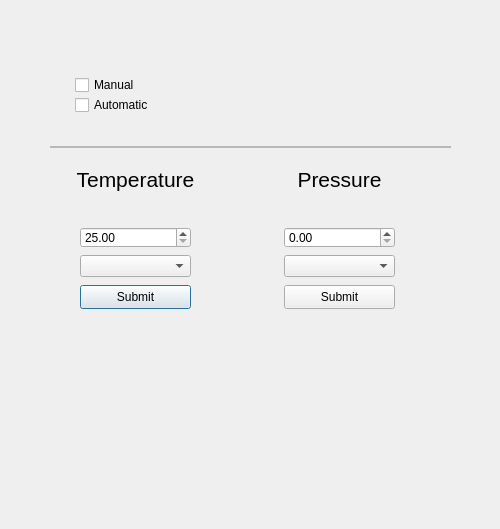
<?xml version="1.0" encoding="UTF-8"?>
<ui version="4.0">
 <class>TechDemoMainWindow</class>
 <widget class="QDialog" name="TechDemoMainWindow">
  <property name="geometry">
   <rect>
    <x>0</x>
    <y>0</y>
    <width>500</width>
    <height>529</height>
   </rect>
  </property>
  <property name="windowTitle">
   <string>Dialog</string>
  </property>
  <property name="styleSheet">
   <string notr="true"/>
  </property>
  <widget class="QWidget" name="verticalLayoutWidget">
   <property name="geometry">
    <rect>
     <x>50</x>
     <y>50</y>
     <width>401</width>
     <height>421</height>
    </rect>
   </property>
   <layout class="QVBoxLayout" name="MainLayout">
    <property name="sizeConstraint">
     <enum>QLayout::SizeConstraint::SetMinAndMaxSize</enum>
    </property>
    <item>
     <layout class="QHBoxLayout" name="TopHalfLayout">
      <property name="topMargin">
       <number>25</number>
      </property>
      <property name="bottomMargin">
       <number>25</number>
      </property>
      <item>
       <layout class="QVBoxLayout" name="AutoManualToggleVertLayout">
        <property name="spacing">
         <number>0</number>
        </property>
        <property name="leftMargin">
         <number>25</number>
        </property>
        <item>
         <widget class="QCheckBox" name="autoToggleBox">
          <property name="text">
           <string>Manual</string>
          </property>
         </widget>
        </item>
        <item>
         <widget class="QCheckBox" name="manualToggleBox">
          <property name="text">
           <string>Automatic</string>
          </property>
         </widget>
        </item>
       </layout>
      </item>
     </layout>
    </item>
    <item>
     <widget class="Line" name="HorizLine">
      <property name="lineWidth">
       <number>0</number>
      </property>
      <property name="midLineWidth">
       <number>2</number>
      </property>
      <property name="orientation">
       <enum>Qt::Orientation::Horizontal</enum>
      </property>
     </widget>
    </item>
    <item>
     <layout class="QHBoxLayout" name="BottomHalfLayout">
      <item>
       <layout class="QHBoxLayout" name="TempPressureLayout">
        <item>
         <widget class="QGroupBox" name="TempLayoutBox">
          <property name="enabled">
           <bool>true</bool>
          </property>
          <property name="font">
           <font>
            <kerning>false</kerning>
            <hintingpreference>PreferDefaultHinting</hintingpreference>
           </font>
          </property>
          <property name="styleSheet">
           <string notr="true">QGroupBox#TempLayoutBox {border:0;}</string>
          </property>
          <property name="title">
           <string/>
          </property>
          <property name="flat">
           <bool>false</bool>
          </property>
          <widget class="QLabel" name="tempTextLabel">
           <property name="geometry">
            <rect>
             <x>0</x>
             <y>9</y>
             <width>171</width>
             <height>31</height>
            </rect>
           </property>
           <property name="font">
            <font>
             <pointsize>16</pointsize>
             <kerning>true</kerning>
             <hintingpreference>PreferDefaultHinting</hintingpreference>
            </font>
           </property>
           <property name="text">
            <string>Temperature</string>
           </property>
           <property name="alignment">
            <set>Qt::AlignmentFlag::AlignCenter</set>
           </property>
          </widget>
          <widget class="QComboBox" name="tempUnitSelector">
           <property name="geometry">
            <rect>
             <x>30</x>
             <y>100</y>
             <width>111</width>
             <height>22</height>
            </rect>
           </property>
           <property name="currentText">
            <string/>
           </property>
           <property name="currentIndex">
            <number>-1</number>
           </property>
          </widget>
          <widget class="QDoubleSpinBox" name="tempValueSelector">
           <property name="geometry">
            <rect>
             <x>30</x>
             <y>72</y>
             <width>111</width>
             <height>21</height>
            </rect>
           </property>
           <property name="prefix">
            <string/>
           </property>
           <property name="minimum">
            <double>25.000000000000000</double>
           </property>
           <property name="maximum">
            <double>1000.000000000000000</double>
           </property>
          </widget>
          <widget class="QPushButton" name="tempSubmitButton">
           <property name="geometry">
            <rect>
             <x>30</x>
             <y>130</y>
             <width>111</width>
             <height>24</height>
            </rect>
           </property>
           <property name="text">
            <string>Submit</string>
           </property>
          </widget>
         </widget>
        </item>
        <item>
         <widget class="QGroupBox" name="PressureLayoutBox">
          <property name="styleSheet">
           <string notr="true">QGroupBox#PressureLayoutBox {border:0;}</string>
          </property>
          <property name="title">
           <string/>
          </property>
          <widget class="QLabel" name="pressureTextLabel">
           <property name="geometry">
            <rect>
             <x>0</x>
             <y>9</y>
             <width>171</width>
             <height>31</height>
            </rect>
           </property>
           <property name="font">
            <font>
             <pointsize>16</pointsize>
            </font>
           </property>
           <property name="text">
            <string>Pressure</string>
           </property>
           <property name="alignment">
            <set>Qt::AlignmentFlag::AlignCenter</set>
           </property>
          </widget>
          <widget class="QComboBox" name="pressureUnitSelector">
           <property name="geometry">
            <rect>
             <x>30</x>
             <y>100</y>
             <width>111</width>
             <height>22</height>
            </rect>
           </property>
           <property name="currentText">
            <string/>
           </property>
           <property name="currentIndex">
            <number>-1</number>
           </property>
          </widget>
          <widget class="QDoubleSpinBox" name="pressureValueSelector">
           <property name="geometry">
            <rect>
             <x>30</x>
             <y>72</y>
             <width>111</width>
             <height>21</height>
            </rect>
           </property>
           <property name="prefix">
            <string/>
           </property>
           <property name="minimum">
            <double>0.000000000000000</double>
           </property>
           <property name="maximum">
            <double>1000.000000000000000</double>
           </property>
          </widget>
          <widget class="QPushButton" name="pressureSubmitButton">
           <property name="geometry">
            <rect>
             <x>30</x>
             <y>130</y>
             <width>111</width>
             <height>24</height>
            </rect>
           </property>
           <property name="text">
            <string>Submit</string>
           </property>
          </widget>
         </widget>
        </item>
       </layout>
      </item>
     </layout>
    </item>
   </layout>
  </widget>
 </widget>
 <resources/>
 <connections/>
</ui>
